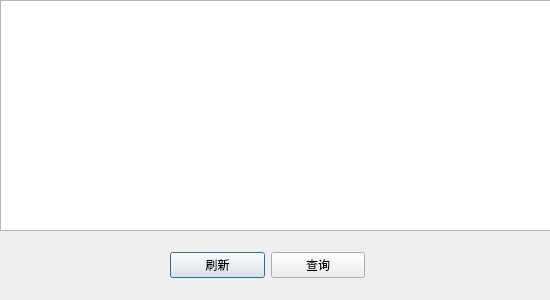
<?xml version="1.0" encoding="UTF-8"?>
<ui version="4.0">
 <class>DialogViewStock</class>
 <widget class="QDialog" name="DialogViewStock">
  <property name="geometry">
   <rect>
    <x>0</x>
    <y>0</y>
    <width>550</width>
    <height>300</height>
   </rect>
  </property>
  <property name="windowTitle">
   <string>Dialog</string>
  </property>
  <widget class="QTableView" name="tableView">
   <property name="geometry">
    <rect>
     <x>0</x>
     <y>0</y>
     <width>551</width>
     <height>231</height>
    </rect>
   </property>
  </widget>
  <widget class="QWidget" name="horizontalLayoutWidget">
   <property name="geometry">
    <rect>
     <x>170</x>
     <y>250</y>
     <width>195</width>
     <height>31</height>
    </rect>
   </property>
   <layout class="QHBoxLayout" name="horizontalLayout">
    <item>
     <widget class="QPushButton" name="btnflush">
      <property name="text">
       <string>刷新</string>
      </property>
     </widget>
    </item>
    <item>
     <widget class="QPushButton" name="btnselect">
      <property name="text">
       <string>查询</string>
      </property>
     </widget>
    </item>
   </layout>
  </widget>
 </widget>
 <resources/>
 <connections/>
</ui>
